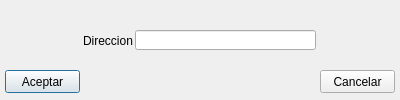
<?xml version="1.0" encoding="UTF-8"?>
<ui version="4.0">
 <class>FormAltaEspacio</class>
 <widget class="QDialog" name="FormAltaEspacio">
  <property name="geometry">
   <rect>
    <x>0</x>
    <y>0</y>
    <width>400</width>
    <height>100</height>
   </rect>
  </property>
  <property name="windowTitle">
   <string>Espacios Verdes - Alta</string>
  </property>
  <widget class="QPushButton" name="pb_Aceptar">
   <property name="geometry">
    <rect>
     <x>5</x>
     <y>70</y>
     <width>75</width>
     <height>23</height>
    </rect>
   </property>
   <property name="text">
    <string>Aceptar</string>
   </property>
  </widget>
  <widget class="QPushButton" name="pb_Cancelar">
   <property name="geometry">
    <rect>
     <x>320</x>
     <y>70</y>
     <width>75</width>
     <height>23</height>
    </rect>
   </property>
   <property name="text">
    <string>Cancelar</string>
   </property>
  </widget>
  <widget class="QLineEdit" name="lineEdit_Direccion">
   <property name="geometry">
    <rect>
     <x>135</x>
     <y>30</y>
     <width>181</width>
     <height>20</height>
    </rect>
   </property>
  </widget>
  <widget class="QLabel" name="label_Direccion">
   <property name="geometry">
    <rect>
     <x>83</x>
     <y>33</y>
     <width>51</width>
     <height>16</height>
    </rect>
   </property>
   <property name="text">
    <string>Direccion</string>
   </property>
  </widget>
 </widget>
 <resources/>
 <connections>
  <connection>
   <sender>pb_Cancelar</sender>
   <signal>clicked()</signal>
   <receiver>FormAltaEspacio</receiver>
   <slot>close()</slot>
   <hints>
    <hint type="sourcelabel">
     <x>357</x>
     <y>81</y>
    </hint>
    <hint type="destinationlabel">
     <x>199</x>
     <y>49</y>
    </hint>
   </hints>
  </connection>
 </connections>
</ui>
